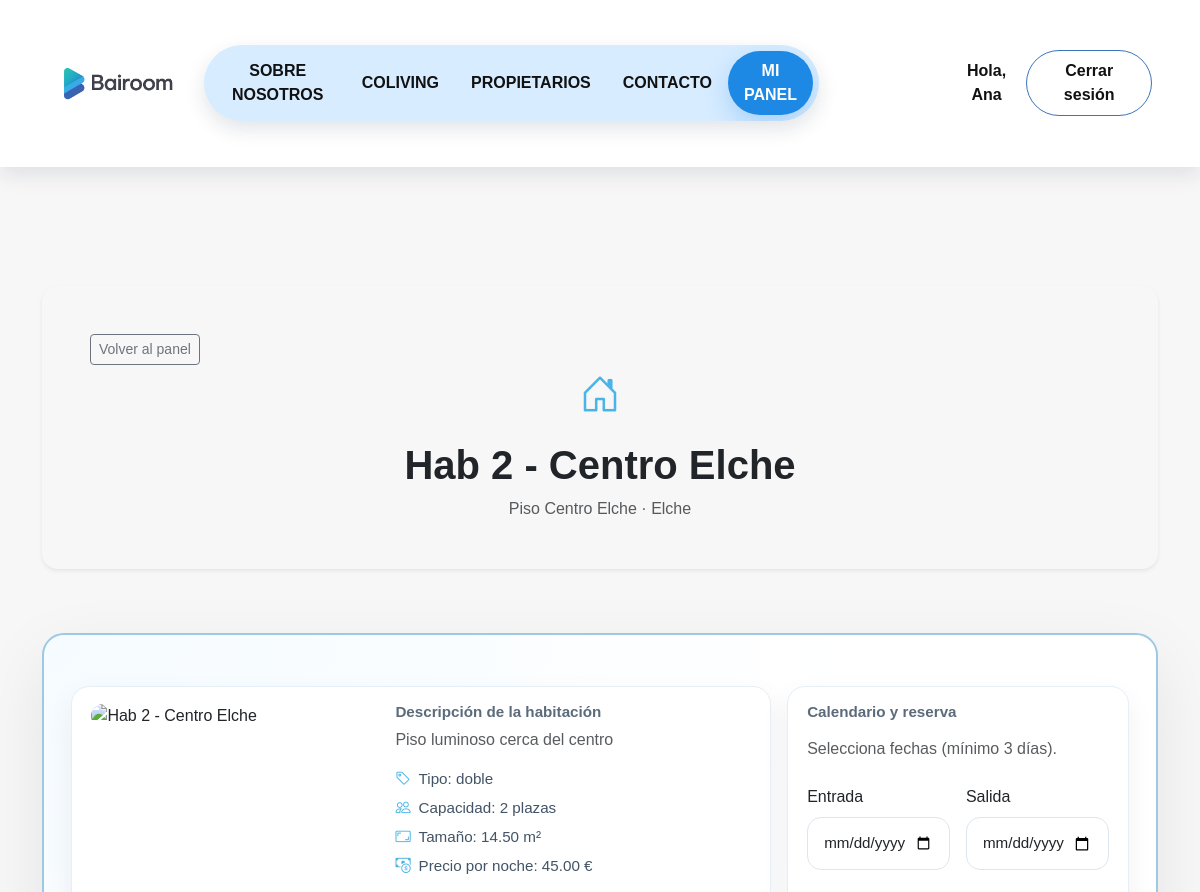
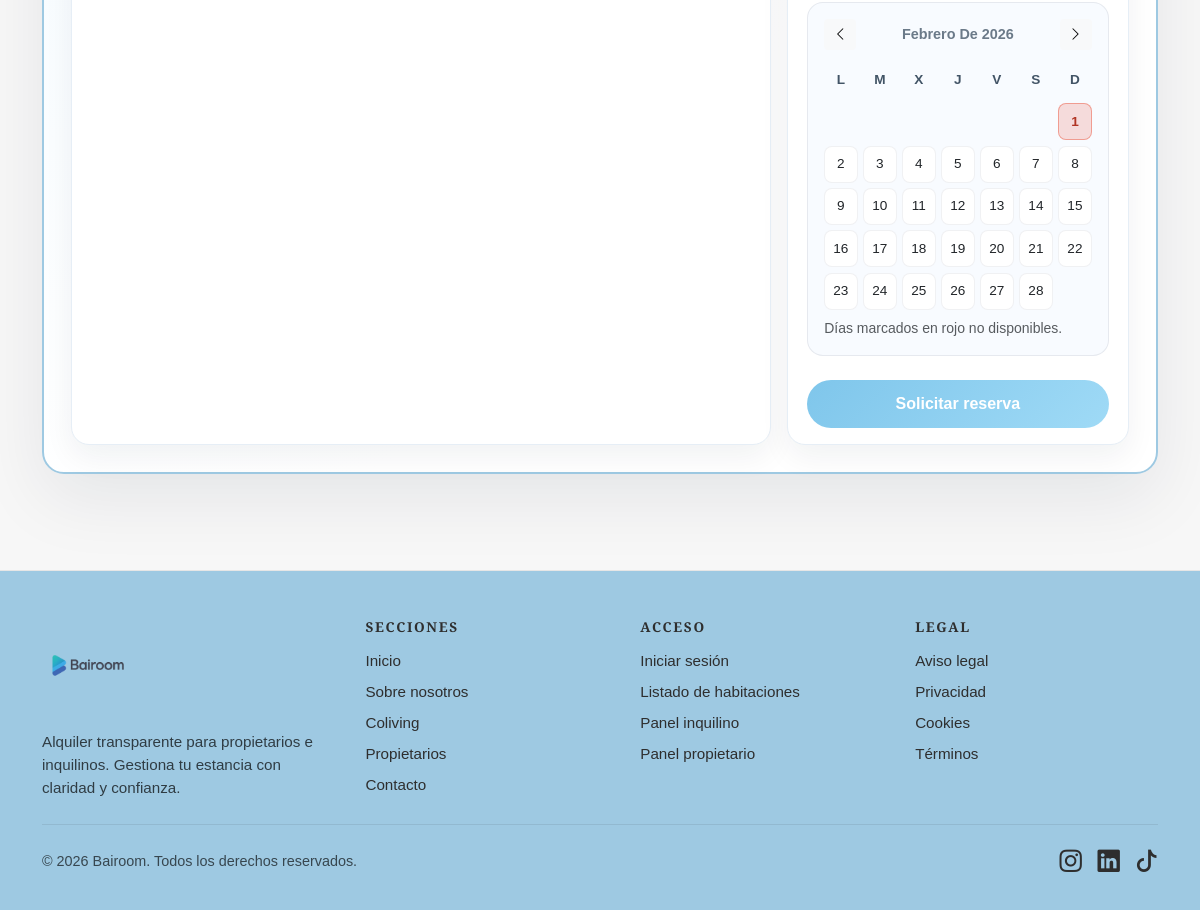
The page /habitacion-detalle.php?id=2 (signed in) on the database its author committed (2 pictures, top to bottom).
### tables this page shows
CREATE TABLE habitacion (
  id_habitacion INT AUTO_INCREMENT PRIMARY KEY,
  nombre VARCHAR(80) NOT NULL,
  m2 DECIMAL(5,2),
  tipo VARCHAR(30) NOT NULL DEFAULT 'individual',
  capacidad INT NOT NULL,
  precio_noche DECIMAL(8,2) NOT NULL,
  estado ENUM('disponible','ocupada','mantenimiento') DEFAULT 'disponible',
  id_propiedad INT NOT NULL,
  CONSTRAINT fk_habitacion_propiedad
    FOREIGN KEY (id_propiedad) REFERENCES propiedad(id_propiedad)
      ON UPDATE CASCADE
      ON DELETE RESTRICT
);

CREATE TABLE propiedad (
  id_propiedad INT AUTO_INCREMENT PRIMARY KEY,
  nombre VARCHAR(100) NOT NULL,
  direccion VARCHAR(150) NOT NULL,
  ciudad VARCHAR(80) NOT NULL,
  cp VARCHAR(10),
  descripcion TEXT,
  capacidad_total INT NOT NULL,
  id_propietario INT NOT NULL,
  CONSTRAINT fk_propiedad_propietario
    FOREIGN KEY (id_propietario) REFERENCES usuario(id_usuario)
      ON UPDATE CASCADE
      ON DELETE RESTRICT
);

### habitacion-detalle.php (the view, shortened to what this page needs)
<?php
$pdo = bairoom_db();
$habitacionId = (int) ($_GET['id'] ?? 0);
$stmt = $pdo->prepare('
  SELECT h.*, p.nombre AS propiedad, p.ciudad, p.direccion, p.descripcion,
         (SELECT hi.ruta_imagen FROM habitacion_imagen hi WHERE hi.id_habitacion = h.id_habitacion AND hi.es_principal = 1 LIMIT 1) AS imagen
  FROM habitacion h
  JOIN propiedad p ON p.id_propiedad = h.id_propiedad
  WHERE h.id_habitacion = ?
');
$stmt->execute([$habitacionId]);
$habitacion = $stmt->fetch();
$fallbackImages = [
  'img/hab1.png',
  'img/hab2.png',
  'img/hab3.png',
  'img/habsanjuanmar.png',
];
$fallbackImage = $fallbackImages[$habitacionId % count($fallbackImages)];
$habitacionImage = !empty($habitacion['imagen']) ? $habitacion['imagen'] : $fallbackImage;
?>
<!doctype html>
<html lang="es">
  <head>
    <link
      href="https://cdn.jsdelivr.net/npm/bootstrap@5.3.2/dist/css/bootstrap.min.css"
      rel="stylesheet"
    />
    <link
      rel="stylesheet"
      href="https://cdn.jsdelivr.net/npm/bootstrap-icons@1.11.1/font/bootstrap-icons.css"
    />
    <link rel="stylesheet" href="css/styles.css" />
  </head>
  <body class="page-layout owner-panel-body">
    <?php include __DIR__ . '/includes/header-simple.php'; ?>
    <main class="container my-5">
      <section class="card-bairoom shadow-sm p-4 p-md-5 rounded-4 mb-5 owner-panel-hero position-relative">
        <a href="inquilino-panel.php" class="btn btn-outline-secondary btn-sm property-back">Volver al panel</a>
        <div class="text-center">
          <i class="bi bi-house-door text-primary fs-1"></i>
          <h1 class="fw-bold mt-3"><?php echo htmlspecialchars($habitacion['nombre'], ENT_QUOTES, 'UTF-8'); ?></h1>
          <p class="text-muted mb-0">
            <?php echo htmlspecialchars($habitacion['propiedad'] . ' · ' . $habitacion['ciudad'], ENT_QUOTES, 'UTF-8'); ?>
          </p>
        </div>
      </section>
      <section class="panel-preview mb-5">
        <div class="panel-frame">
          <div class="panel-grid">
            <div class="panel-card panel-wide">
              <div class="room-detail">
                <div class="room-detail-media">
                  <img src="<?php echo htmlspecialchars($habitacionImage, ENT_QUOTES, 'UTF-8'); ?>" alt="<?php echo htmlspecialchars($habitacion['nombre'], ENT_QUOTES, 'UTF-8'); ?>" />
                </div>
                <div class="room-detail-info">
                  <h4 class="fw-bold">Descripción de la habitación</h4>
                  <p class="text-muted">
                    <?php echo htmlspecialchars($habitacion['descripcion'] ?: 'Habitación cómoda y luminosa, ideal para estancias medias y largas.', ENT_QUOTES, 'UTF-8'); ?>
                  </p>
                  <ul class="panel-list">
                    <li><i class="bi bi-tag"></i> Tipo: <?php echo htmlspecialchars($habitacion['tipo'], ENT_QUOTES, 'UTF-8'); ?></li>
                    <li><i class="bi bi-people"></i> Capacidad: <?php echo (int) $habitacion['capacidad']; ?> plazas</li>
                    <li><i class="bi bi-aspect-ratio"></i> Tamaño: <?php echo number_format((float) $habitacion['m2'], 2); ?> m²</li>
                    <li><i class="bi bi-cash-coin"></i> Precio por noche: <?php echo number_format((float) $habitacion['precio_noche'], 2); ?> €</li>
                  </ul>
                </div>
              </div>
            </div>
            <div class="panel-card panel-narrow">
              <h4 class="fw-bold mb-3">Calendario y reserva</h4>
              <p class="text-muted mb-4">Selecciona fechas (mínimo 3 días).</p>
              <form method="post" class="tenant-reserve-form" id="reserveForm">
                <div class="row g-3">
                  <div class="col-md-6">
                    <label class="form-label">Entrada</label>
                    <input type="date" name="fecha_inicio" id="fechaInicio" class="form-control bairoom-input" required />
                  </div>
                  <div class="col-md-6">
                    <label class="form-label">Salida</label>
                    <input type="date" name="fecha_fin" id="fechaFin" class="form-control bairoom-input" required />
                  </div>
                </div>
                <div class="tenant-calendar mt-4">
                  <div class="calendar-header">
                    <button type="button" class="btn btn-light btn-sm" id="calPrev"><i class="bi bi-chevron-left"></i></button>
                    <span id="calTitle"></span>
                    <button type="button" class="btn btn-light btn-sm" id="calNext"><i class="bi bi-chevron-right"></i></button>
                  </div>
                  <div class="calendar-grid" id="calendarGrid"></div>
                  <small class="text-muted d-block mt-2">Días marcados en rojo no disponibles.</small>
                </div>
                <button type="submit" class="btn btn-bairoom w-100 mt-4">Solicitar reserva</button>
              </form>
            </div>
          </div>
        </div>
      </section>
    </main>
    <?php include __DIR__ . '/includes/footer.php'; ?>
  </body>
</html>

### css/styles.css (style rules this page uses)
:root { --verde-menta: #a4d4ae; --azul: #4bb4e6; --gris-oscuro: #2e2e2e; }
body { margin: 0; font-family: "Poppins", sans-serif; background: #f7f7f7; }
body.page-layout { padding-top: 138px; min-height: 100vh; height: auto; overflow-x: hidden; overflow-y: auto; }
.text-primary { color: var(--azul) !important; }
.card-bairoom { transition: all 0.3s ease; }
.card-bairoom { overflow: visible; }
.card-bairoom { opacity: 0; animation: fadeInUp 0.8s forwards ease; }
.btn-bairoom { display: inline-flex; align-items: center; justify-content: center; padding: 12px 28px; border-radius: 999px; border: none; background: linear-gradient(135deg, #7fc6eb, #9fdaf6); color: #ffffff; font-weight: 600; transition: all 0.3s ease; }
.panel-preview { margin: 4rem auto; }
.panel-frame { border-radius: 28px; border: 1px solid #e3ecf5; background: radial-gradient(circle at top left, #f5fbff, #ffffff 60%); box-shadow: 0 24px 70px rgba(15, 30, 55, 0.08); padding: 1.7rem; }
.panel-frame, .panel-card { border-radius: 22px; border: 2px solid #9ec9e2; }
.panel-grid { margin-top: 1.5rem; display: grid; gap: 1rem; grid-template-columns: repeat(12, 1fr); }
.panel-card { background: #ffffff; border: 1px solid #e6eef6; border-radius: 18px; padding: 1rem 1.2rem; box-shadow: 0 12px 30px rgba(15, 30, 55, 0.06); transition: transform 0.25s ease, box-shadow 0.25s ease; }
.panel-card h4 { font-size: 0.95rem; color: #5b6b7b; margin-bottom: 0.4rem; }
.panel-card span { color: #6b7a89; font-size: 0.9rem; }
.panel-wide { grid-column: span 8; }
.panel-narrow { grid-column: span 4; }
.panel-list { list-style: none; padding: 0; margin: 0.6rem 0 0; display: grid; gap: 0.4rem; }
.panel-list li { display: flex; align-items: center; gap: 0.5rem; color: #425466; font-size: 0.95rem; }
.panel-list i { color: var(--azul); }
.bairoom-input { border-radius: 14px; padding: 14px 16px; border: 1px solid #dde6ee; font-size: 0.95rem; }
.page-layout { min-height: 100vh; display: flex; flex-direction: column; }
.page-layout main { flex: 1 0 auto; }
html, body { height: 100%; }
.owner-panel-body main { margin-top: 4.5rem; }
.owner-panel-hero { margin-top: calc(2.5rem + 60px); }
.room-detail { display: grid; grid-template-columns: 280px 1fr; gap: 1.5rem; align-items: start; }
.room-detail-media img { width: 100%; height: 300px; object-fit: cover; border-radius: 18px; }
.tenant-calendar { background: #f8fbff; border-radius: 16px; padding: 1rem; border: 1px solid rgba(15, 30, 55, 0.08); }
.calendar-header { display: flex; align-items: center; justify-content: space-between; font-weight: 600; margin-bottom: 0.8rem; text-transform: capitalize; }
.calendar-grid { display: grid; grid-template-columns: repeat(7, 1fr); gap: 0.35rem; text-align: center; font-size: 0.85rem; }

### rows shown on the page
habitacion: nombre "Hab 2 - Centro Elche", id_propiedad.ciudad "Piso Centro Elche · Elche", id_propiedad.descripcion "Piso luminoso cerca del centro", tipo "doble", capacidad "2", m2 "14.50", precio_noche "45.00"

### other values the page prints
$user['nombre'] "Ana"
